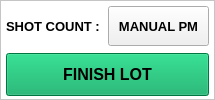
                          <widget class="QFrame" name="frame_7">
                           <property name="sizePolicy">
                            <sizepolicy hsizetype="Expanding" vsizetype="Expanding">
                             <horstretch>0</horstretch>
                             <verstretch>0</verstretch>
                            </sizepolicy>
                           </property>
                           <property name="styleSheet">
                            <string notr="true">background-color: rgb(255, 255, 255);</string>
                           </property>
                           <property name="frameShape">
                            <enum>QFrame::StyledPanel</enum>
                           </property>
                           <property name="frameShadow">
                            <enum>QFrame::Raised</enum>
                           </property>
                           <layout class="QVBoxLayout" name="verticalLayout_17">
                            <property name="spacing">
                             <number>4</number>
                            </property>
                            <property name="leftMargin">
                             <number>5</number>
                            </property>
                            <property name="topMargin">
                             <number>5</number>
                            </property>
                            <property name="rightMargin">
                             <number>5</number>
                            </property>
                            <property name="bottomMargin">
                             <number>3</number>
                            </property>
                            <item>
                             <widget class="QWidget" name="widget_2" native="true">
                              <layout class="QHBoxLayout" name="horizontalLayout_11">
                               <property name="spacing">
                                <number>0</number>
                               </property>
                               <property name="leftMargin">
                                <number>0</number>
                               </property>
                               <property name="topMargin">
                                <number>0</number>
                               </property>
                               <property name="rightMargin">
                                <number>0</number>
                               </property>
                               <property name="bottomMargin">
                                <number>3</number>
                               </property>
                               <item alignment="Qt::AlignLeft">
                                <widget class="QLabel" name="label_11">
                                 <property name="sizePolicy">
                                  <sizepolicy hsizetype="Preferred" vsizetype="Preferred">
                                   <horstretch>0</horstretch>
                                   <verstretch>0</verstretch>
                                  </sizepolicy>
                                 </property>
                                 <property name="maximumSize">
                                  <size>
                                   <width>16777215</width>
                                   <height>16777215</height>
                                  </size>
                                 </property>
                                 <property name="font">
                                  <font>
                                   <pointsize>10</pointsize>
                                   <weight>75</weight>
                                   <bold>true</bold>
                                  </font>
                                 </property>
                                 <property name="styleSheet">
                                  <string notr="true">color: rgb(0, 0, 0);</string>
                                 </property>
                                 <property name="text">
                                  <string>SHOT COUNT :</string>
                                 </property>
                                 <property name="alignment">
                                  <set>Qt::AlignLeading|Qt::AlignLeft|Qt::AlignVCenter</set>
                                 </property>
                                </widget>
                               </item>
                               <item>
                                <widget class="QLabel" name="shot_cnt">
                                 <property name="sizePolicy">
                                  <sizepolicy hsizetype="Expanding" vsizetype="Expanding">
                                   <horstretch>0</horstretch>
                                   <verstretch>0</verstretch>
                                  </sizepolicy>
                                 </property>
                                 <property name="font">
                                  <font>
                                   <pointsize>10</pointsize>
                                   <weight>75</weight>
                                   <bold>true</bold>
                                  </font>
                                 </property>
                                 <property name="text">
                                  <string />
                                 </property>
                                 <property name="alignment">
                                  <set>Qt::AlignCenter</set>
                                 </property>
                                </widget>
                               </item>
                               <item>
                                <widget class="QPushButton" name="pushButton_2">
                                 <property name="sizePolicy">
                                  <sizepolicy hsizetype="Expanding" vsizetype="Expanding">
                                   <horstretch>0</horstretch>
                                   <verstretch>0</verstretch>
                                  </sizepolicy>
                                 </property>
                                 <property name="minimumSize">
                                  <size>
                                   <width>101</width>
                                   <height>35</height>
                                  </size>
                                 </property>
                                 <property name="maximumSize">
                                  <size>
                                   <width>170</width>
                                   <height>16777215</height>
                                  </size>
                                 </property>
                                 <property name="font">
                                  <font>
                                   <pointsize>10</pointsize>
                                   <weight>75</weight>
                                   <bold>true</bold>
                                  </font>
                                 </property>
                                 <property name="styleSheet">
                                  <string notr="true">background-color: rgb(240, 240, 240);
color: rgb(0, 0, 0);</string>
                                 </property>
                                 <property name="text">
                                  <string>MANUAL PM</string>
                                 </property>
                                 <property name="icon">
                                  <iconset resource="../Qss/icons/_icons.qrc">
                                   <normaloff>:/feather/icons/feather/refresh-ccw.png</normaloff>:/feather/icons/feather/refresh-ccw.png</iconset>
                                 </property>
                                </widget>
                               </item>
                              </layout>
                             </widget>
                            </item>
                            <item>
                             <widget class="QWidget" name="widget_4" native="true">
                              <layout class="QHBoxLayout" name="horizontalLayout_10">
                               <property name="spacing">
                                <number>0</number>
                               </property>
                               <property name="leftMargin">
                                <number>0</number>
                               </property>
                               <property name="topMargin">
                                <number>0</number>
                               </property>
                               <property name="rightMargin">
                                <number>0</number>
                               </property>
                               <property name="bottomMargin">
                                <number>0</number>
                               </property>
                               <item>
                                <widget class="QPushButton" name="finish_lot">
                                 <property name="sizePolicy">
                                  <sizepolicy hsizetype="Expanding" vsizetype="Expanding">
                                   <horstretch>0</horstretch>
                                   <verstretch>0</verstretch>
                                  </sizepolicy>
                                 </property>
                                 <property name="font">
                                  <font>
                                   <pointsize>12</pointsize>
                                   <weight>75</weight>
                                   <bold>true</bold>
                                  </font>
                                 </property>
                                 <property name="styleSheet">
                                  <string notr="true">background-color: rgb(0, 167, 93);</string>
                                 </property>
                                 <property name="text">
                                  <string>FINISH LOT</string>
                                 </property>
                                 <property name="icon">
                                  <iconset resource="../Qss/icons/_icons.qrc">
                                   <normaloff>:/feather/icons/feather/save.png</normaloff>:/feather/icons/feather/save.png</iconset>
                                 </property>
                                 <property name="iconSize">
                                  <size>
                                   <width>24</width>
                                   <height>24</height>
                                  </size>
                                 </property>
                                </widget>
                               </item>
                              </layout>
                             </widget>
                            </item>
                           </layout>
                          </widget>
